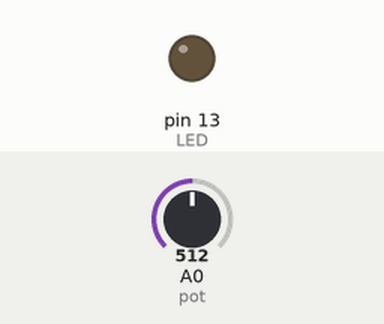
Recording of a sketch running on a simulated Arduino Uno, built with avr-gcc and run on an emulated ATmega328P. Parts: output pins drawn as LEDs (lit = HIGH). Inputs (shaded band) come from the test bench; at power-on: A0 (pot) = 512.

Above: at 1.2 s.
1.3 s: A0 (pot) set to 593
2.8 s: A0 (pot) set to 613
At 4.0 s:
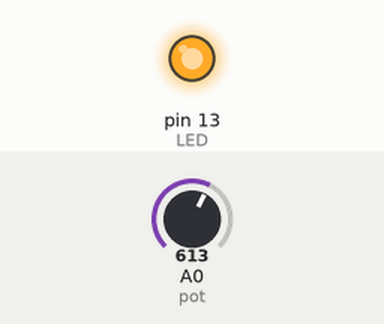
4.3 s: A0 (pot) set to 590
At 5.1 s:
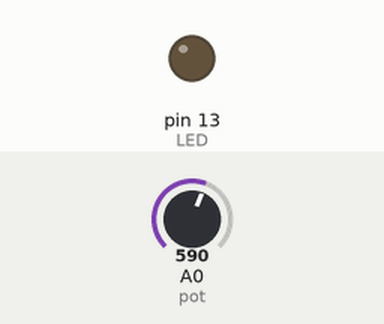
5.8 s: A0 (pot) set to 610
At 6.2 s:
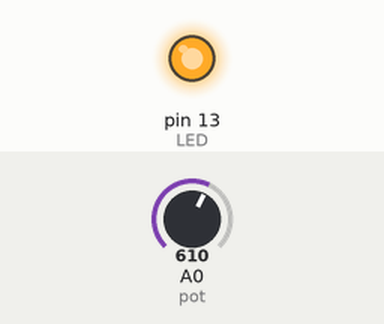
Timing chart, 0 to 8.3 s (numbered marks = the images above; inputs shaded):
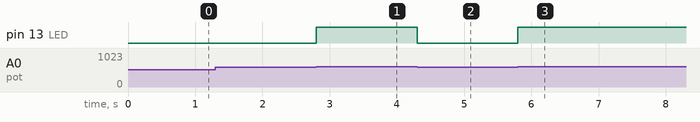

Measured:
- the behaviour switches between 599 and 600 on A0 (pot) (found by bisection; images 0 and 1)
- after the input at 1.3 s, every drawn part: stays the same
- after the input at 2.8 s, pin 13 (LED): LOW → HIGH at once
- after the input at 4.3 s, pin 13 (LED): HIGH → LOW at once
- after the input at 5.8 s, pin 13 (LED): LOW → HIGH at once

The sketch:

Aula06_ex03.ino
```cpp
// Início do sketch
// Cria uma constante chamada pot no pino A0
const int pot = A0;
// Cria uma constante chamada LED no pino 13
const int LED = 13;

//Função de configuração
void setup() {
  // define LED como saída
  pinMode(LED, OUTPUT);
} // fim da função de configuração
// função de repetição infinita
void loop() {
  int leitura; // Variável leitura para saber condição de giro
  leitura = analogRead(pot); // Lê pino pot e guarda em leitura
  if (leitura >= 600){ // Se leitura for maior ou igual a 600, então
      digitalWrite(LED, HIGH);   // liga LED (coloca pino em nível 1)
      }
   else{   // Se leitura não for maior ou igual a 600
       digitalWrite(13, LOW);    // desliga LED (coloca pino em nível 0)
   }
} // fim da função de loop e programa
```
